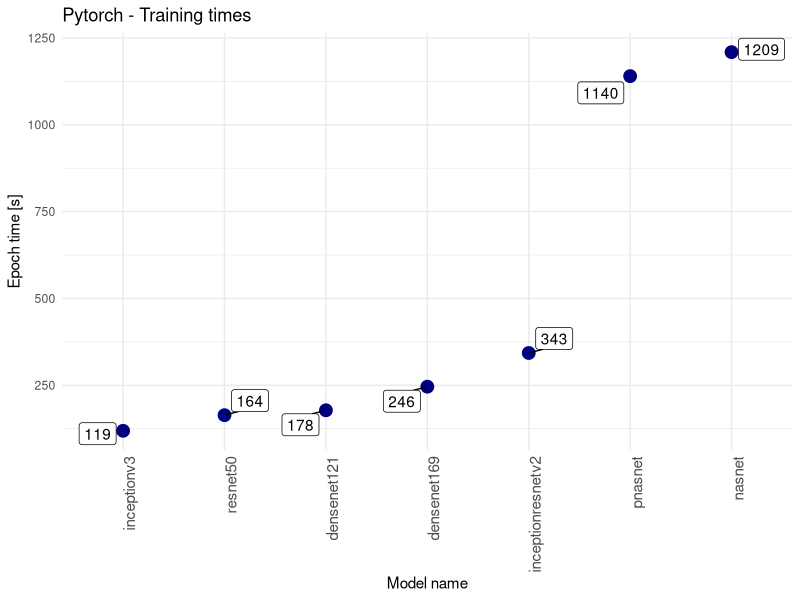

The R script that drew this image:
library('ggplot2')
library('ggrepel')

acc_plot_wf <- function(df, save=FALSE, title='', plot_name='') {
  
  g_full <- ggplot(df, aes(x=reorder(model_name, epoch_time), y=epoch_time)) + 
    geom_point(color='navy', size=4) +
    # geom_col(fill='navy') +
    geom_label_repel(aes(label=epoch_time)) +
    scale_color_brewer(palette='Set2') +
    labs(x='Model name', y='Epoch time [s]', title=title) +
    theme_minimal() +
    theme(axis.text.x = element_text(angle=90, hjust=1, size=11))
  g_full
  
  if (save) {
    ggsave(sprintf('figures/ggplot_%s.png', plot_name), g_full, dpi=400, width=14, height=8)
  }
}


df <- read.csv('df_epoch_times.csv')

df$epoch_time <- round(df$epoch_time, 0)
# df$compilation_time <- round(df$compilation_time, 1)

df[, 'framework'] = as.factor(df[, 'framework'])
df[, 'model_name'] = as.factor(df[, 'model_name'])
# df[, 'image_size'] = as.factor(df[, 'image_size'])
# df[, 'batch_size'] = as.factor(df[, 'batch_size'])
# df[, 'trial_num'] = as.factor(df[, 'trial_num'])

df_keras <- df[which(df$framework == 'keras'), ]
df_torch <- df[which(df$framework == 'pytorch'), ]

# Plot all:
acc_plot_wf(df_torch, TRUE, 'Pytorch - Training times', 'pytorch_epoch_times')  # OK
